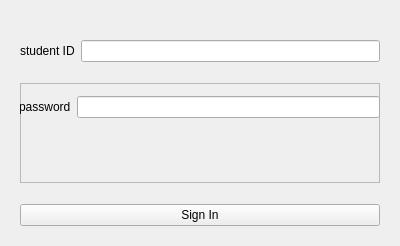
<?xml version="1.0" encoding="UTF-8"?>
<ui version="4.0">
 <class>Form</class>
 <widget class="QWidget" name="Form">
  <property name="geometry">
   <rect>
    <x>0</x>
    <y>0</y>
    <width>400</width>
    <height>246</height>
   </rect>
  </property>
  <property name="windowTitle">
   <string>Form</string>
  </property>
  <layout class="QVBoxLayout" name="verticalLayout">
   <property name="leftMargin">
    <number>20</number>
   </property>
   <property name="topMargin">
    <number>20</number>
   </property>
   <property name="rightMargin">
    <number>20</number>
   </property>
   <property name="bottomMargin">
    <number>20</number>
   </property>
   <item>
    <spacer name="verticalSpacer">
     <property name="orientation">
      <enum>Qt::Vertical</enum>
     </property>
     <property name="sizeType">
      <enum>QSizePolicy::Fixed</enum>
     </property>
     <property name="sizeHint" stdset="0">
      <size>
       <width>20</width>
       <height>20</height>
      </size>
     </property>
    </spacer>
   </item>
   <item>
    <layout class="QGridLayout" name="gridLayout">
     <item row="0" column="0">
      <widget class="QLabel" name="label">
       <property name="text">
        <string>student ID</string>
       </property>
      </widget>
     </item>
     <item row="0" column="1">
      <widget class="QLineEdit" name="student_id"/>
     </item>
    </layout>
   </item>
   <item>
    <spacer name="verticalSpacer_3">
     <property name="orientation">
      <enum>Qt::Vertical</enum>
     </property>
     <property name="sizeType">
      <enum>QSizePolicy::Fixed</enum>
     </property>
     <property name="sizeHint" stdset="0">
      <size>
       <width>20</width>
       <height>15</height>
      </size>
     </property>
    </spacer>
   </item>
   <item>
    <widget class="QFrame" name="frame">
     <property name="frameShape">
      <enum>QFrame::StyledPanel</enum>
     </property>
     <property name="frameShadow">
      <enum>QFrame::Raised</enum>
     </property>
     <widget class="QWidget" name="gridLayoutWidget">
      <property name="geometry">
       <rect>
        <x>-1</x>
        <y>-1</y>
        <width>361</width>
        <height>51</height>
       </rect>
      </property>
      <layout class="QGridLayout" name="gridLayout_2">
       <item row="0" column="0">
        <widget class="QLabel" name="label_2">
         <property name="text">
          <string>password</string>
         </property>
        </widget>
       </item>
       <item row="0" column="1">
        <widget class="QLineEdit" name="password"/>
       </item>
      </layout>
     </widget>
    </widget>
   </item>
   <item>
    <spacer name="verticalSpacer_2">
     <property name="orientation">
      <enum>Qt::Vertical</enum>
     </property>
     <property name="sizeType">
      <enum>QSizePolicy::Fixed</enum>
     </property>
     <property name="sizeHint" stdset="0">
      <size>
       <width>20</width>
       <height>15</height>
      </size>
     </property>
    </spacer>
   </item>
   <item>
    <widget class="QPushButton" name="signin">
     <property name="text">
      <string>Sign In</string>
     </property>
    </widget>
   </item>
  </layout>
 </widget>
 <resources/>
 <connections/>
</ui>
